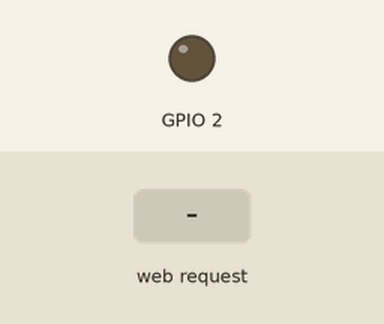
A sketch run on a simulated ESP8266 (NodeMCU). Parts: output pins drawn as LEDs (lit = HIGH). The inputs (shaded band) are chosen by the test bench. WiFi joins after 1.5 s; servers stay silent unless stated; what the sketch prints to the serial monitor is not drawn.

Above: at 2.7 s.
2.8 s: HTTP request GET /gpio/1 received
At 3.3 s:
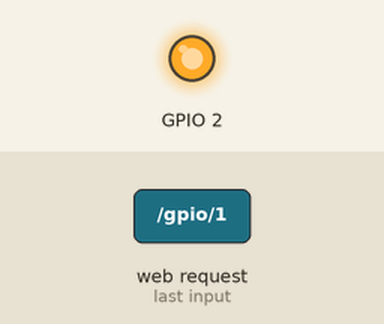
4.3 s: HTTP request GET /gpio/0 received
At 5.7 s:
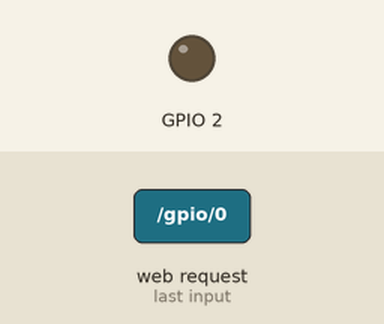
Timing chart, 0 to 7.3 s (numbered marks = the images above; inputs shaded):
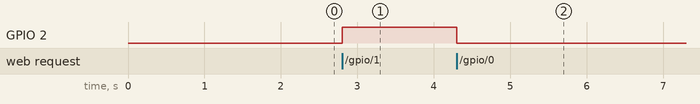

Measured:
- after the input at 2.8 s, GPIO 2: LOW → HIGH at once
- after the input at 4.3 s, GPIO 2: HIGH → LOW at once

The sketch:

v0.1.ino
```cpp
/*
 *  This sketch demonstrates how to set up a simple HTTP-like server.
 *  The server will set a GPIO pin depending on the request
 *    http://server_ip/gpio/0 will set the GPIO2 low,
 *    http://server_ip/gpio/1 will set the GPIO2 high
 *  server_ip is the IP address of the ESP8266 module, will be
 *  printed to Serial when the module is connected.
 */

#include <ESP8266WiFi.h>

const char* ssid = "INFINITUM2937";
const char* password = "3523738115";

// Create an instance of the server
// specify the port to listen on as an argument
WiFiServer server(80);

void setup() {
  Serial.begin(57600);
  delay(10);

  // prepare GPIO2
  pinMode(2, OUTPUT);
  digitalWrite(2, 0);

  // Connect to WiFi network
  Serial.println();
  Serial.println();
  Serial.print("Connecting to ");
  Serial.println(ssid);

  WiFi.begin(ssid, password);

  while (WiFi.status() != WL_CONNECTED) {
    delay(500);
    Serial.print(".");
  }
  Serial.println("");
  Serial.println("WiFi connected");

  // Start the server
  server.begin();
  Serial.println("Server started");

  // Print the IP address
  Serial.println(WiFi.localIP());
}

void loop() {
  // Check if a client has connected
  WiFiClient client = server.available();
  if (!client) {
    return;
  }

  // Wait until the client sends some data
  //Serial.println("new client");
  while(!client.available()){
    delay(1);
  }

  // Read the first line of the request
  String req = client.readStringUntil('\r');
 // Serial.println(req);
  client.flush();

  // Match the request
  int val;
  if (req.indexOf("/menu") != -1) Serial.println("Menu");
  else if (req.indexOf("/gpio/0") != -1){
    val = 0;
    Serial.println("Pin0=0");}
  else if (req.indexOf("/gpio/1") != -1){
    val = 1;
    Serial.println("Pin0=1");}
  else {
    //Serial.println("invalid request");
    client.stop();
    return;
  }

  // Set GPIO2 according to the request
  digitalWrite(2, val);

  client.flush();

  // Prepare the response
  String s = "HTTP/1.1 200 OK\r\nContent-Type: text/html\r\n\r\n<!DOCTYPE HTML>\r\n<html>\r\nGPIO is now ";
  s += (val)?"FUCK":"YOU";
  s += "</html>\n";

  // Send the response to the client
  client.print(s);
  delay(1);
  Serial.println("Client disonnected");

  // The client will actually be disconnected
  // when the function returns and 'client' object is detroyed
}
```
